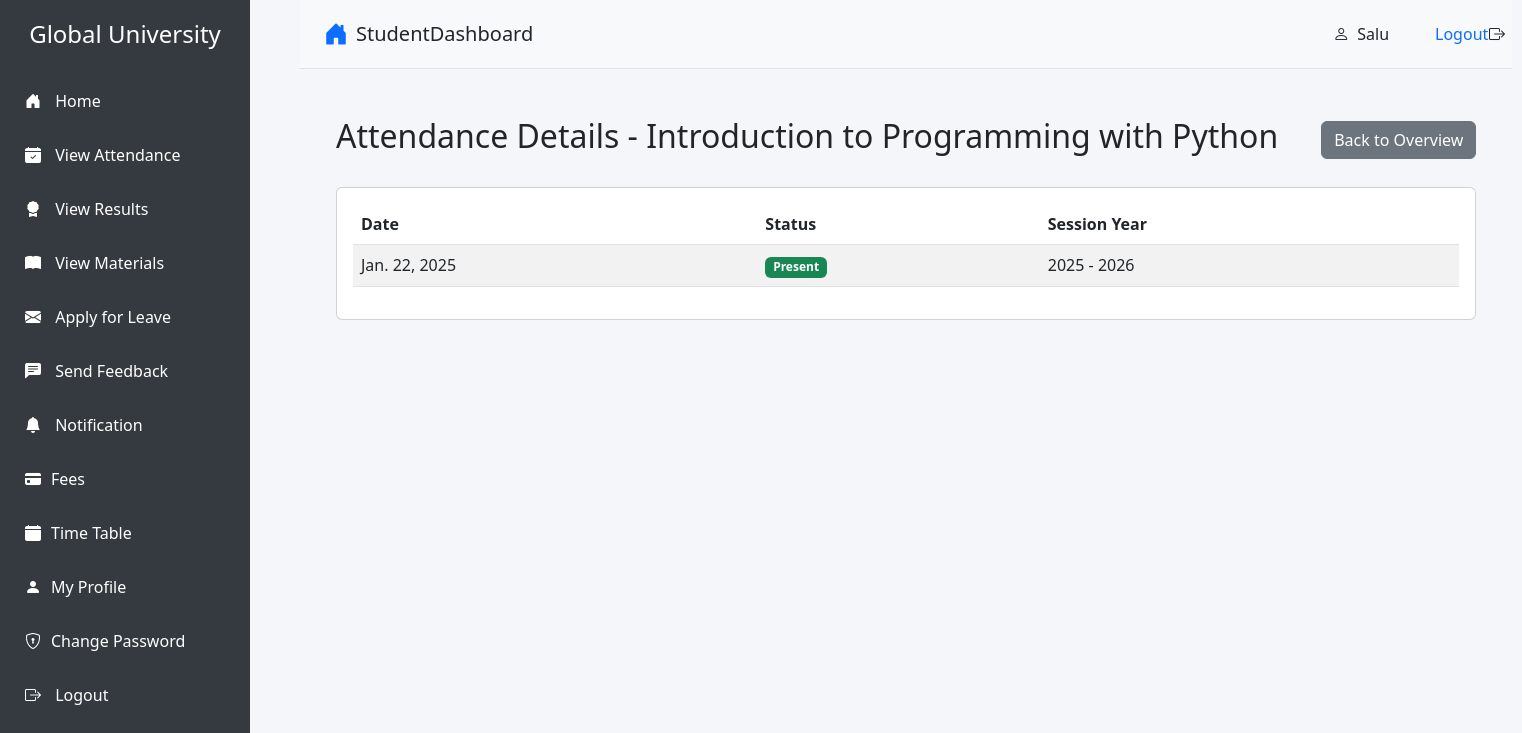
Page /student/attendance-detail/?subject=2 (signed in) on the earlier database version.
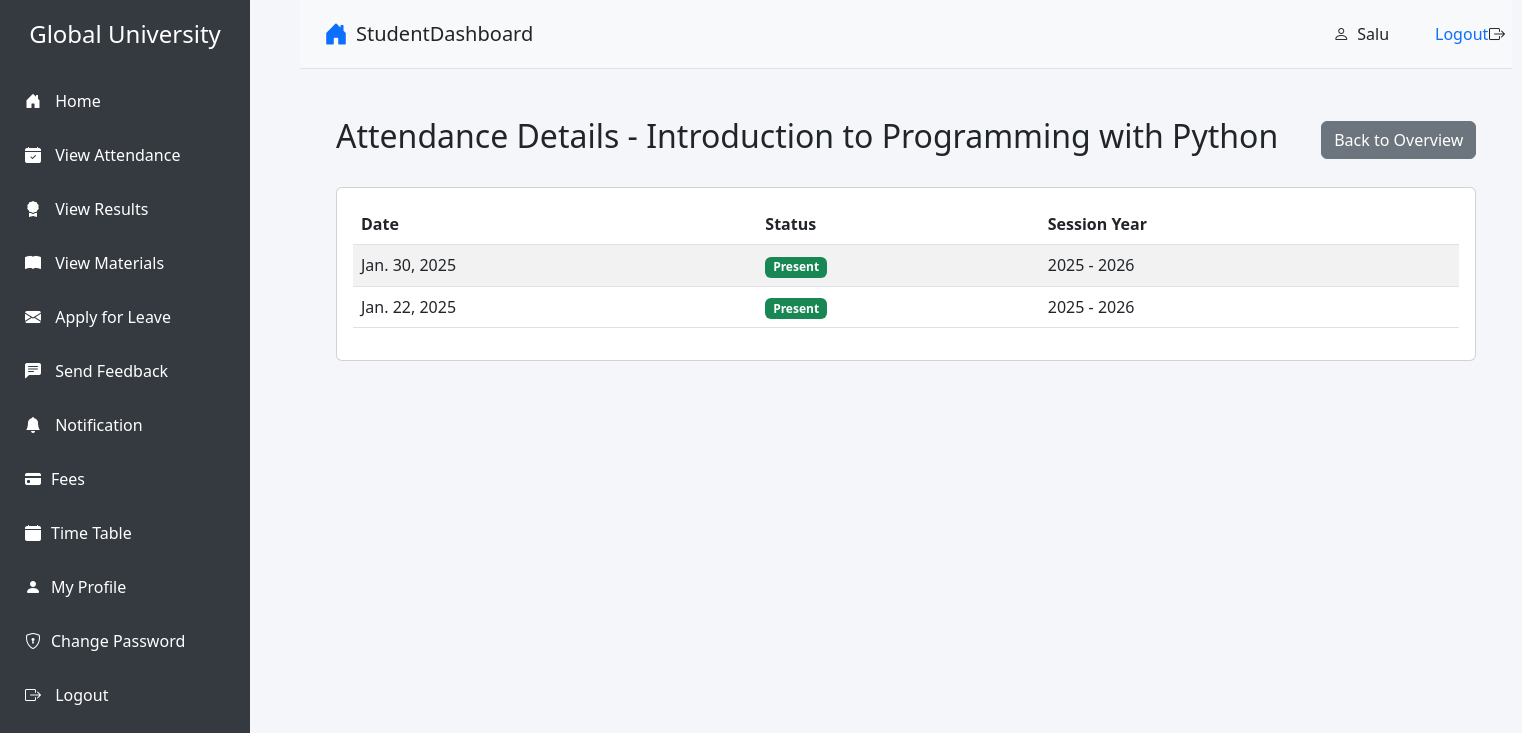
Same page on the later database version.
### student/models.py (models this page shows, shortened)
class AttendanceReport(models.Model):
    student = models.ForeignKey(Student, on_delete=models.CASCADE)
    attendance = models.ForeignKey(Attendance, on_delete=models.CASCADE)
    status = models.BooleanField(default=False)  # True for Present, False for Absent
    created_at = models.DateTimeField(default=timezone.now)
    updated_at = models.DateTimeField(default=timezone.now)

class Attendance(models.Model):
    subject = models.ForeignKey(Subject, on_delete=models.CASCADE)
    attendance_date = models.DateField(default=timezone.now)
    session_year = models.ForeignKey(SessionYearModel, on_delete=models.CASCADE)
    created_at = models.DateTimeField(default=timezone.now)
    updated_at = models.DateTimeField(default=timezone.now)

class SessionYearModel(models.Model):
    id = models.AutoField(primary_key=True)
    session_start_year = models.DateField()
    session_end_year = models.DateField()
    def __str__(self):
        return f"{self.session_start_year.year} - {self.session_end_year.year}"

### student/views.py (the view)
# urls.py: path('attendance-detail/', views.attendance_detail, name='attendance_detail'),
@login_required
def attendance_detail(request):
    student = request.user.student
    subject_id = request.GET.get('subject')
    if not subject_id:
        messages.error(request, "Please select a subject")
        return redirect('student:view_attendance')
    try:
        subject = Subject.objects.get(id=subject_id, course=student.course)
        attendance_reports = AttendanceReport.objects.filter(
            student=student,
            attendance__subject=subject
        ).select_related('attendance').order_by('-attendance__attendance_date')
        context = {
            'subject': subject,
            'attendance_reports': attendance_reports,
            'student': student
        }
        return render(request, 'student/attendance_detail.html', context)
    except Subject.DoesNotExist:
        messages.error(request, "Subject not found")
        return redirect('student:view_attendance')

### templates/student/attendance_detail.html (shortened to what this page needs)
{% extends 'student/base.html' %}
{% block content %}
<div class="container mt-4">
    <div class="d-flex justify-content-between align-items-center mb-4">
        <h2>Attendance Details - {{ subject.name }}</h2>
        <a href="{% url 'student:view_attendance' %}" class="btn btn-secondary">Back to Overview</a>
    </div>
    {% if attendance_reports %}
        <div class="card">
            <div class="card-body">
                <div class="table-responsive">
                    <table class="table table-striped">
                        <thead>
                            <tr>
                                <th>Date</th>
                                <th>Status</th>
                                <th>Session Year</th>
                            </tr>
                        </thead>
                        <tbody>
                            {% for report in attendance_reports %}
                                <tr>
                                    <td>{{ report.attendance.attendance_date }}</td>
                                    <td>
                                        <span class="badge {% if report.status %}bg-success{% else %}bg-danger{% endif %}">
                                            {% if report.status %}Present{% else %}Absent{% endif %}
                                        </span>
                                    </td>
                                    <td>{{ report.attendance.session_year }}</td>
                                </tr>
                            {% endfor %}
                        </tbody>
                    </table>
                </div>
            </div>
        </div>
    {% else %}
        <div class="alert alert-info">
            No attendance records found for this subject.
        </div>
    {% endif %}
</div>
{% endblock %}

Differences in the rows shown:
added AttendanceReport: attendance.attendance_date "Jan. 30, 2025", status "Present", attendance.session_year "2025 - 2026"
